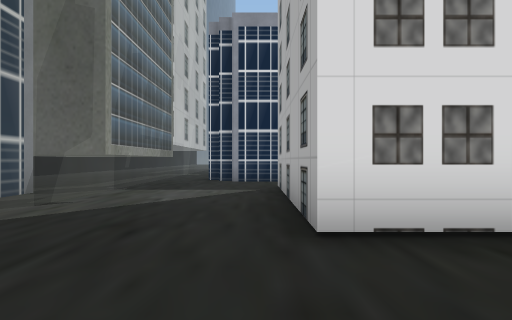
[1] (above)

22 first-person views from a walk through a Unity game level. The camera is 1.2 m above the floor, looks level and sees 75° across. The floor is counted in squares, 2 m on a side. Each view is taken from the middle of a square. On the plan, view 1 faces up. The plan holds only what a view shows up to about 10 squares ahead; the rest is blank. The place goes on beyond the plan. Some surface patterns are stand-ins.

[2]
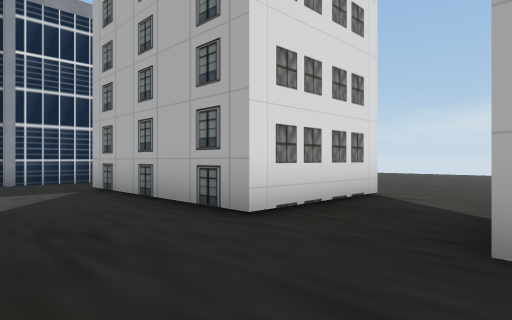

[3]
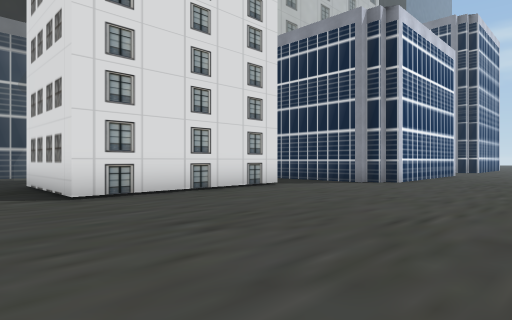

[4]
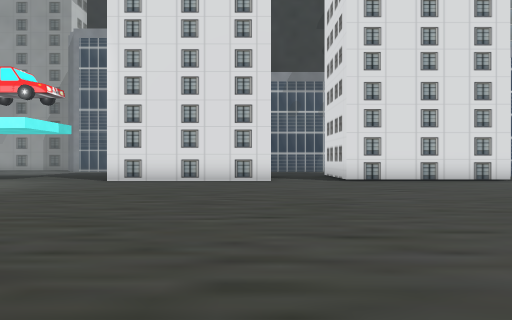

[5]
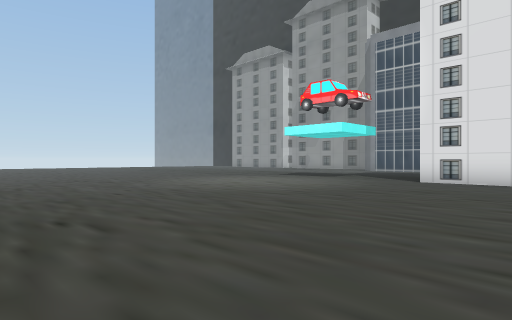

[6]
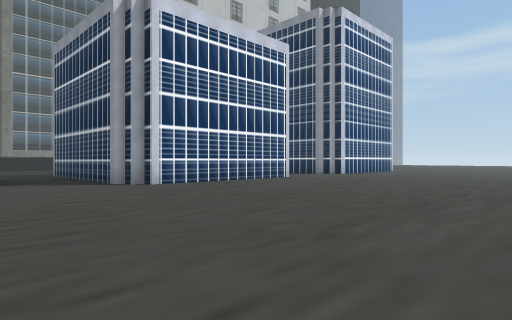

[7]
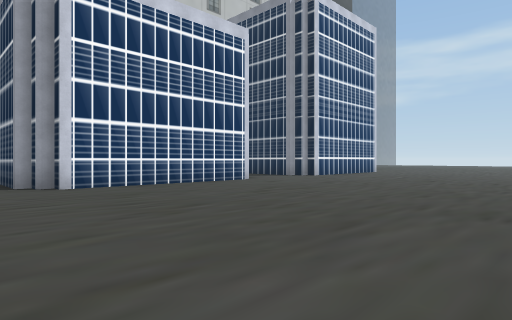

[8]
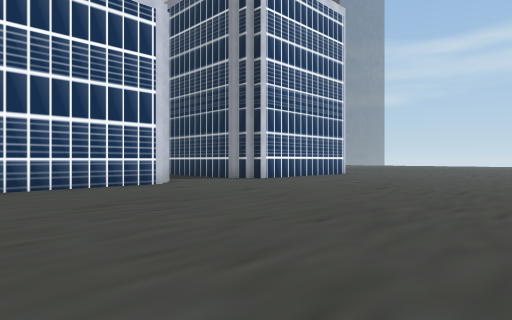

[9]
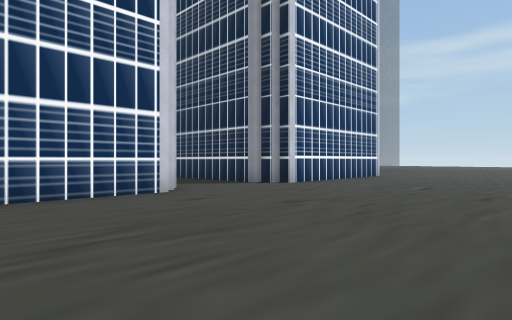

[10]
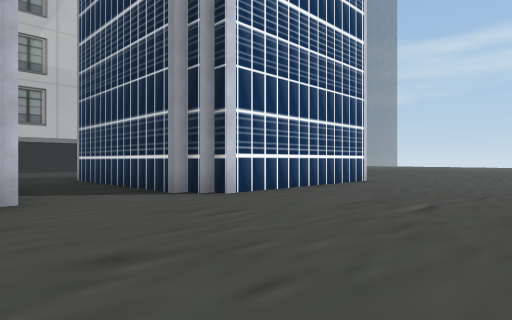

[11]
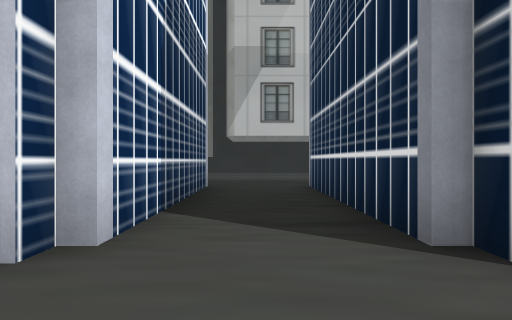

[12]
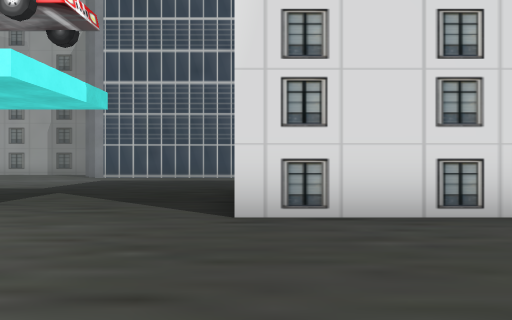

[13]
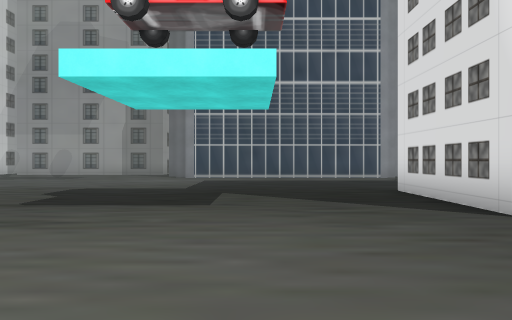

[14]
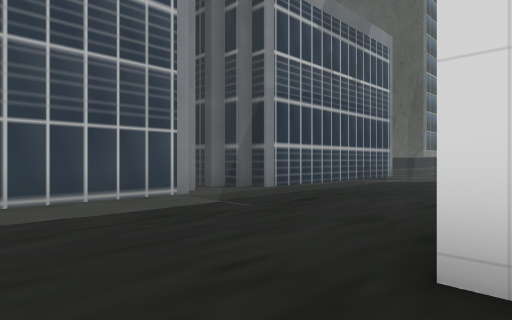

[15]
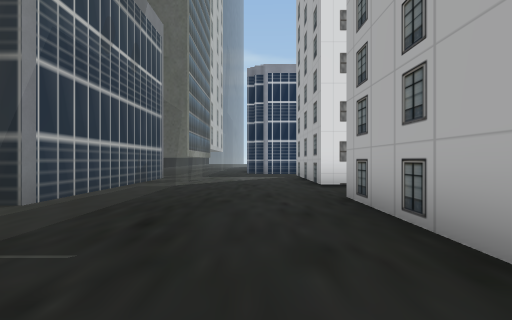

[16]
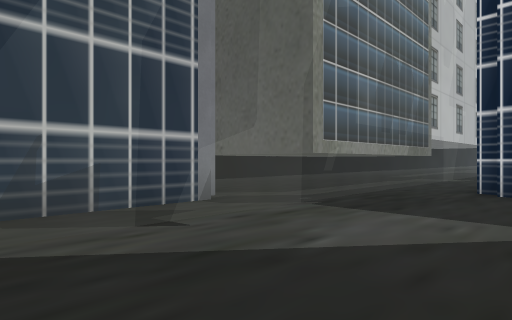

[17]
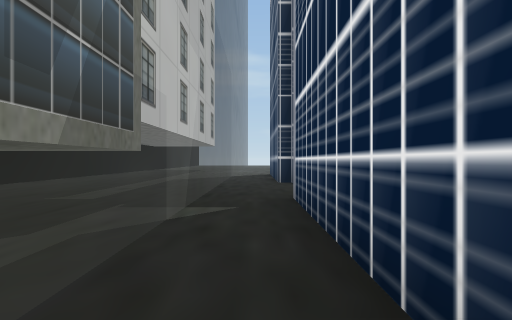

[18]
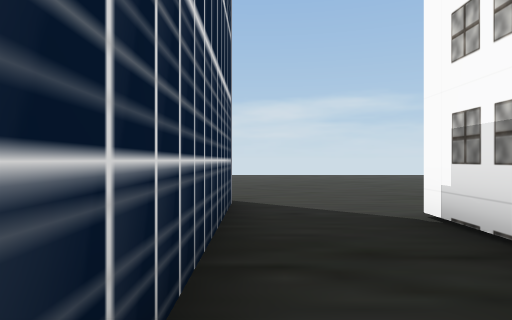

[19]
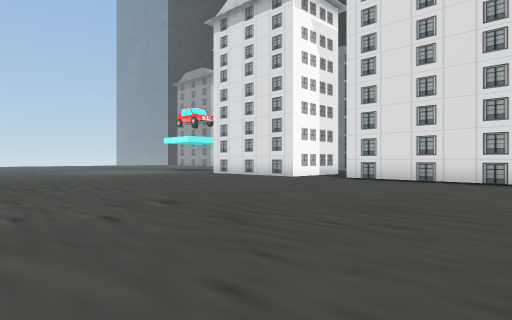

[20]
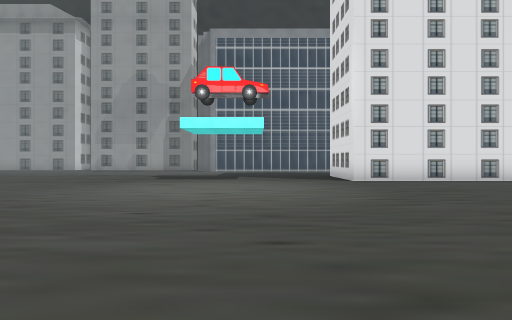

[21]
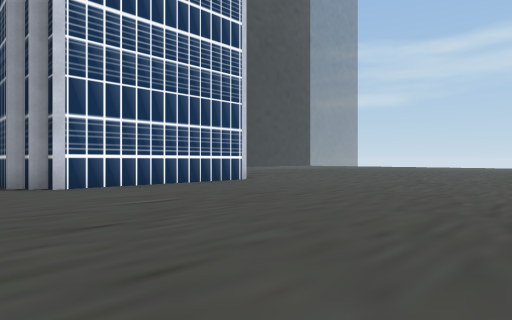

[22]
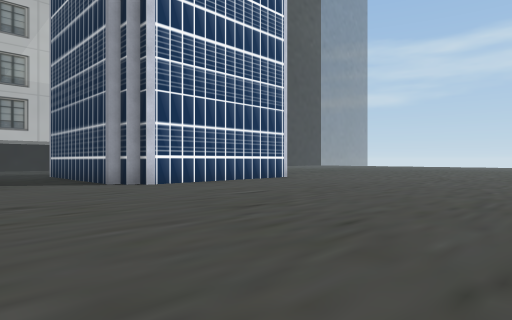

### Floor plan
Key: @ floor where view 1 was taken; # wall or solid block; . floor; = window, fence, low wall or low ledge.
Columns run from 5 left of view 1 to 13 right of it. Each row starts with its distance up from view 1.
 24           #.......
 23           #.......
 22           #.......
 21           #........
 20    .#     #........
 19  .=.#######........
 18  .=................
 17  .=................
 16  .=..#####.........
 15  #=.##   ##........
 14  #=.#     #........
 13  #=.#     #........
 12  #=.#     #........
 11  #=.#     #........
 10  #=.#######........
  9  #=................
  8 ##=................
  7 #.=...###..........
  6 ##=...###..........
  5  #=...###..........
  4  #=...###..........
  3  #=...###.........
  2  #=...............
  1  #=...............
  0  #=..@###..........
 -1 ##=...###..........
 -2 #.=...###..........
 -3 ##=...###..........
 -4  #=...###..........
 -5  #=................
 -6  #=...............
 -7   =................
 -8   =...............
 -9   =...............
-10   =...............
-11   =...............
-12   =.... .....  ..

Positions as (right, up) in squares from view 1, and headings:
1: (0, 0), facing up
2: (-2, 0), facing up-right
3: (9, 1), facing up-left
4: (13, 0), facing left
5: (13, -1), facing down-left
6: (13, 6), facing up-left
7: (13, 8), facing up-left
8: (13, 11), facing up-left
9: (11, 12), facing up-left
10: (10, 15), facing up-left
11: (7, 17), facing left
12: (7, -4), facing left
13: (7, -7), facing left
14: (1, -6), facing up-left
15: (-1, -5), facing up
16: (0, 3), facing up-left
17: (-2, 10), facing up
18: (0, 9), facing right
19: (13, 8), facing down-left
20: (13, -7), facing left
21: (13, 17), facing up-left
22: (13, 15), facing up-left
